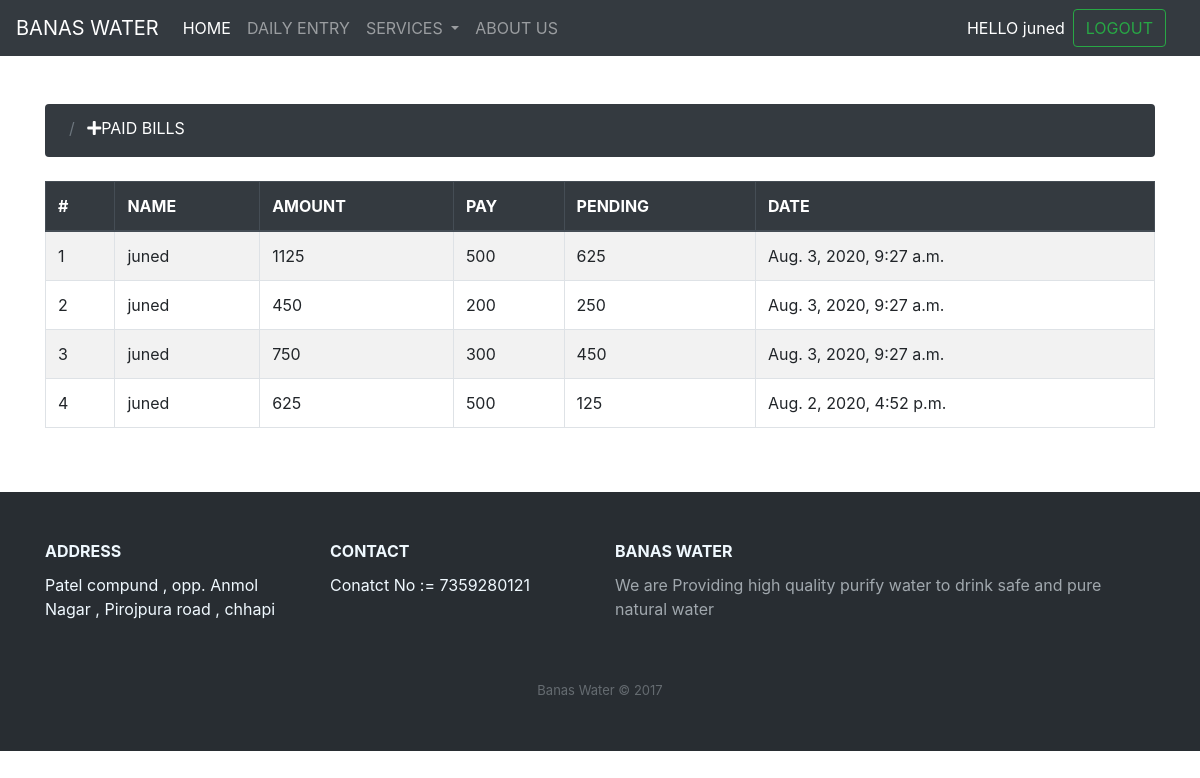
The page /billing/paidbill/ (signed in) on the database as committed earlier.
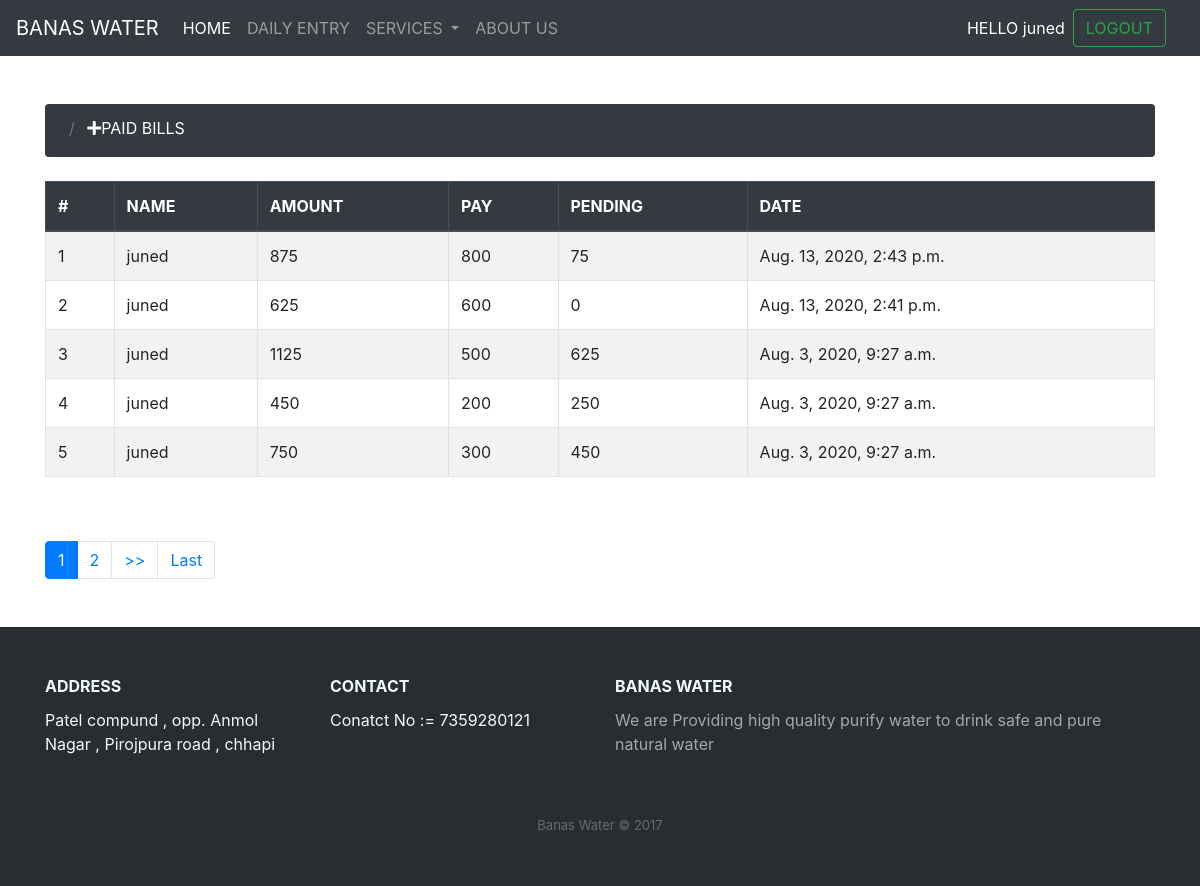
The same page on the database as committed later.
### banasadmin/models.py (models this page shows)
class Payment(models.Model):
    name = models.CharField(max_length=100)
    amount = models.IntegerField()
    pay = models.IntegerField()
    pending = models.IntegerField()
    date_payed = models.DateTimeField(auto_now_add=True)

### billing/views.py (the view)
# urls.py: path('paidbill/',views.paidbill,name="paidbill"),
@login_required(login_url='login')
def paidbill(request):
    if User.is_authenticated:
        user = request.user.username
        print(user)
    billdata = Payment.objects.filter(name=user).order_by('-id')
    paginator = Paginator(billdata, 5, orphans=0)
    is_paginated = True if paginator.num_pages > 1 else False
    page = request.GET.get('page') or 1
    try:
        current_page = paginator.page(page)
    except InvalidPage as e:
        messages.error(request, str(e))
        current_page = paginator.page(1)
    context = {
        'current_page': current_page,
        'is_paginated': is_paginated,
        'paginator': paginator
    }
    return render(request,'billing/paidbill.html',context)

### billing/templates/billing/paidbill.html (shortened to what this page needs)
{% extends 'billing/pagination.html' %}
{% block addlinktitle %}PAID BILLS
{% endblock addlinktitle %}
{% block table_header %}
    <th>#</th>
    <th>NAME</th>
    <th>AMOUNT</th>
    <th>PAY</th>
    <th>PENDING</th>
    <th>DATE</th>
{% endblock table_header %}
{% block table_data %}
    <td>{{ current_page.start_index|add:forloop.counter0 }}</td>
    <td>{{a.name}}</td>
    <td>{{a.amount}}</td>
    <td>{{a.pay}}</td>
    <td>{{a.pending}}</td>
    <td>{{a.date_payed}}</td>
{% endblock table_data %}

### billing/templates/billing/pagination.html (shortened to what this page needs)
{% extends 'pages/base.html' %}
{% block content %}
<div class="container mt-5">
    <nav aria-label="breadcrumb" class="mb-4 ">
        <ol class="breadcrumb  bg-dark" style="height: 53px;">
          <li class="breadcrumb-item active text-white " aria-current="page">
        <li class="breadcrumb-item active text-white " aria-current="page">
            <a class="text-white" href="{% block addlink %}
            {% endblock addlink %}"><i class="fas fa-plus"></i>{% block addlinktitle %}
            {% endblock addlinktitle %}</a>
        </ol>
      </nav>
      <div class="table-responsive">
    <table class="table table-striped thead-dark table-bordered table">
        <thead class="thead-dark">
          <tr>
{% block table_header %}
{% endblock table_header %}
          </tr>
        </thead>
        <tbody>
            {% for a in current_page %}
          <tr>
{% block table_data %}
{% endblock table_data %}
          </tr>
          {% endfor %}
         </tbody>
      </table>
    </div>
      {% if is_paginated %}
      <nav class="my-5">
        <ul class="pagination ">
          {% for page in paginator.page_range %}
          <li class="page-item {% if page == current_page.number %}active{% endif %}">
            <a class="page-link" href="?page={{ page }}">{{ page }}</a>
          </li>
          {% endfor %}
          {% if current_page.has_next %}
          <li class="page-item"><a class="page-link" href="?page={{ current_page.next_page_number }}">>></a></li>
          <li class="page-item"><a class="page-link" href="?page={{ current_page.paginator.num_pages }}">Last</a></li>
          {% endif %}
        </ul>
      </nav>
  {% endif %}
</div>
{% endblock content %}

Rows that differ between the two databases and show on the page:
no longer on this page (row unchanged): Payment: start_index|add "4", name "juned", amount "625", pay "500", pending "125", date_payed "Aug. 2, 2020, 4:52 p.m."
added Payment: start_index|add "1", name "juned", amount "875", pay "800", pending "75", date_payed "Aug. 13, 2020, 2:43 p.m."
added Payment: start_index|add "2", name "juned", amount "625", pay "600", pending "0", date_payed "Aug. 13, 2020, 2:41 p.m."
computed for Payment (number 3 of 5 on the later page): start_index|add "1" → "3"
computed for Payment (number 4 of 5 on the later page): start_index|add "2" → "4"
computed for Payment (number 5 of 5 on the later page): start_index|add "3" → "5"
Other text that changed with them:
new list line: "1"
new list line: "2"
text now shown: ">> Last"
